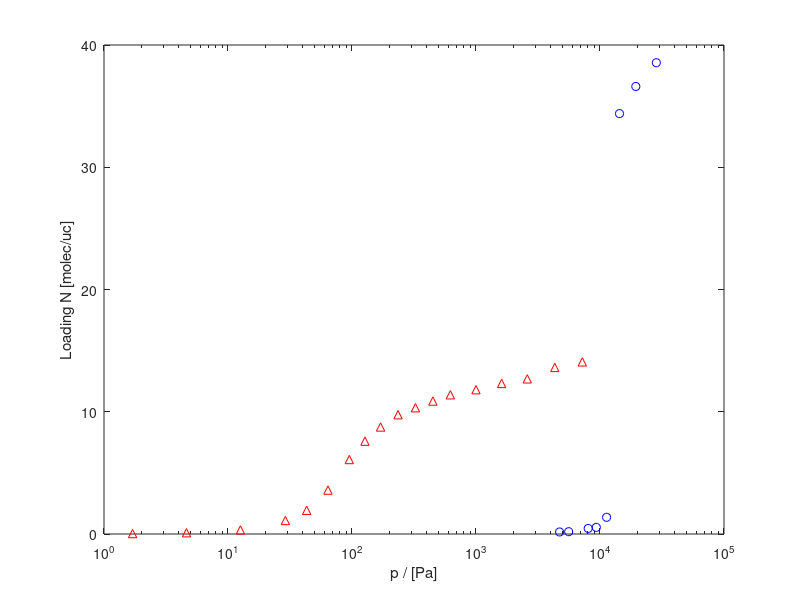

This chart was generated by the following MATLAB code: (Note: this script raises an error after producing the figure.)
%% Load data
clear;
clc;
N = 2;
unary = cell(2);
load data.mat

%% Part 1
semilogx(unary{1}(:,1), unary{1}(:,2), 'bo')
hold on; semilogx(unary{2}(:,1), unary{2}(:,2), 'r^')
xlabel('p / [Pa]')
ylabel('Loading N [molec/uc]')

%% Parts 2 & 3
isotherm = cell(1, N);
maxlnP = zeros(1, N);  % For storing the maximum pressure in the isotherm data
minlnP = zeros(1, N);
options = optimset('FinDiffType', 'central', 'FunValCheck', 'on', 'MaxFunEvals', 600, 'MaxIter', 100, 'Display', 'off');

for i = 1 : N
    lnP = log(unary{i}(:,1));
    maxlnP(i) = max(lnP);
    [lnP, indices] = sort(lnP);
    unary{i} = unary{i}(indices, :);

    % Part 2
    isotherm_pp = griddedInterpolant(lnP, unary{i}(:,2), 'linear');
    isotherm{i} = @(x)isotherm_pp(x);

    % Part 3
    [minlnP(i), fval, exitflag, output, jacobian] = fsolve(isotherm{i}, min(lnP), options);
end

%% Part 3: Plotting
p_range = linspace(min(minlnP), max(maxlnP), 100);
hold on
semilogx(exp(p_range), isotherm{1}(p_range), 'b')
semilogx(exp(p_range), isotherm{2}(p_range), 'r')

%% Part 4
figure;
semilogx(binary(:,2), binary(:,3), 'bo')
hold on; semilogx(binary(:,2), binary(:,4), 'r^')
xlabel('p_{EtOH} / [Pa]')
ylabel('Loading N [molec/uc]')

%% Part 5
tol = 1e-5;
ads_pot = cell(1, N);
for i = 1 : N
    ads_pot{i} = @(y)integral(isotherm{i}, minlnP(i), y);

    % Alternative analytical implementation using the polynomial coefficients; see the end of this file.
    % ads_pot{i} = @(y)piecewise_polynomial_ads_pot(y, isotherm_pp, minlnP(i));
end

%% Parts 6 & 7
binary_reduced =binary([1, 7, 13], :);
ndata = size(binary_reduced, 1);

options = optimset('FinDiffType', 'central', 'FunValCheck', 'on', 'MaxFunEvals', 800, 'MaxIter', 100, 'TolFun', 1e-6, 'TolX', 1e-6, 'Display', 'iter');
z = zeros(ndata, 2*N-1);
err = zeros(ndata, 2*N-1);
psi = zeros(ndata, N);
N_tot = zeros(ndata, 1);
Z = zeros(ndata, N);
lnP0 = zeros(ndata, N);
exitflags = zeros(ndata);

lnP_binary = log(binary_reduced(:,1:2));
for i = 1:ndata
    fprintf('\n======Data point %d ======\n', i);
    % Part 6
    func = @(x)IAST_func(x, lnP_binary(i, :), ads_pot);
    lb = [zeros(1, N-1), minlnP];  % First N-1 values are lower bounds for z_i, last N values are lower bounds for lnP_i^0
    ub = [ones(1, N-1), 2*maxlnP];  % First N-1 values are upper bounds for z_i, last N values are upper bounds for lnP_i^0
    x0 = [ones(1, N-1) * 1/N, lnP_binary(i, :) - log(1/N)];  % lnP_i^0 = lnP_i - lnz_i
    [z1, resnorm, residual, exitflags(i), output, lambda, jacobian] = lsqnonlin(func, x0, lb, ub, options);

    % Part 7. Below is written for a general N-component mixture
    z(i, :) = z1;
    [err(i, :), lnP0(i, :), psi(i, :)] = func(z1);
    Z(i, 1:N-1) = z1(1:N-1);
    Z(i, N) = 1 - sum(Z(i, 1:N-1));
    for j = 1 : N
        N_tot(i) = N_tot(i) + Z(i, j) / isotherm{j}(lnP0(i, j));  % Eqn. 3
    end
    N_tot(i) = 1 / N_tot(i);

end
N_predicted = N_tot .* Z;  % Eqn. 4

%% Part 7: Display IAST predicted data
hold on
semilogx(binary_reduced(:,2), N_predicted(:, 1), 'bo', 'MarkerFaceColor', 'b')
semilogx(binary_reduced(:,2), N_predicted(:,2), 'r^',  'MarkerFaceColor', 'r')
